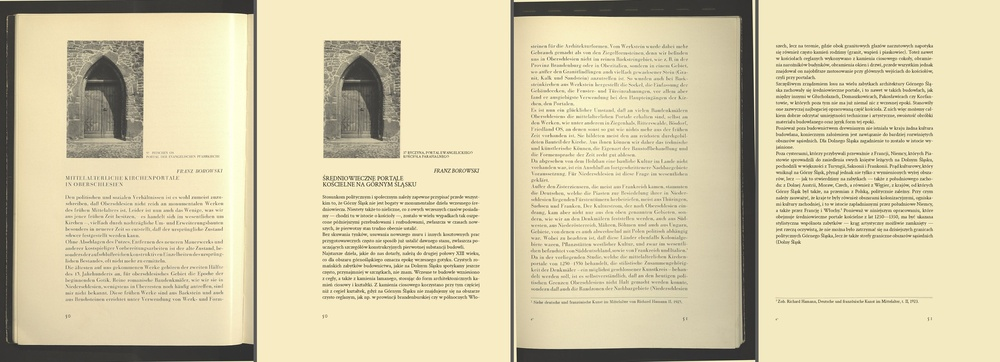
#> input picture examples/0001_render_compare.jpg, 1000 x 362 px, shrunk from 3040 x 1100 before the run
$ python -i illustrations.py   (imports and definitions only)
#> lines starting #> are read from the running program, lines starting #| are printed output that depends on the picture; after the words box and inside, x2 and y2 are one past the last pixel; in counts of white or black regions, pixels touching at a corner belong together
#!/usr/bin/env python3
"""Illustration detection, run *before* any text OCR.

Why this exists: the old pipeline found text blocks first, OCR'd every one of
them, and only afterwards tried to decide that some of that OCR was really a
drawing (a "large region with low OCR confidence" fallback).  On a drawing page
that sent junk such as ``ä faf`` and ``{ LEA l" A`` to translation, and it only
worked for one drawing group.  Here the page is split geometrically first:

1. **Tonal images** (photographs, halftones) - large dark/mid-tone blobs.
2. **Line art** (technical drawings) - everything that is *not* part of a text
   line.  A text line is a row of glyph-sized pieces; anything left over that
   forms a sizeable cluster is an illustration.

Illustration boxes are then masked out of the text analysis, so drawing
fragments never reach OCR, and captions (which are ordinary text lines) are
left to the text pipeline instead of being swallowed by a figure box.

Only geometry and ink statistics are used.  Thresholds are expressed in pixels
for the ~135 DPI sample scans (body glyph height ~8 px, line pitch ~24 px).
"""
import cv2
import numpy as np

from deskew import ink_mask

OUTER_MARGIN = 65      # px, ignore the physical book edge
INNER_MARGIN = 10      # px, gutter side (line art); photos use OUTER on both sides
MERGE_GAP = 40         # px, nearby line-art pieces belong to one figure
MIN_FIGURE_W = 48      # px
MIN_FIGURE_H = 48      # px
MIN_FIGURE_INK = 150   # px of non-text ink


CROP_MARGIN = 10       # px, a crop has no physical book edge to ignore


def edge_margins(side):
    """(left, top, right, bottom) ink-ignore margins, in working px.

    ``L`` / ``R``: a page of an open spread (physical edge outside, gutter inside);
    ``P``: a single whole page (edge on all sides); ``C``: a crop of a page.
    """
    if side == 'L':
        return OUTER_MARGIN, OUTER_MARGIN, INNER_MARGIN, OUTER_MARGIN
    if side == 'R':
        return INNER_MARGIN, OUTER_MARGIN, OUTER_MARGIN, OUTER_MARGIN
    if side == 'C':
        return (CROP_MARGIN,) * 4
    return (OUTER_MARGIN,) * 4


EDGE_MAX_FRAC = 0.15    # the stacked page edges never take more than this of the page width
EDGE_START_FRAC = 0.05  # ... and start within this of the outer border
EDGE_LINE_FRAC = 0.08   # a page-edge line runs unbroken over at least this much of the page height (faint lines break)
EDGE_GAP = 40           # px between neighbouring edge lines (scaled with the page, see book_edge)


# [58 lines left out: functions book_edge, page_ignore_margins, page_margins, not called in this run]


def _is_glyph(h, w, area):
    """Component sized like a printed letter (or a pair of touching letters)."""
    return 4 <= h <= 22 and 2 <= w <= 30 and area >= 6


# [76 lines left out: functions _glyph_stats, text_line_mask, _merge_boxes, not called in this run]


LINE_ART_MAX_TEXT = 0.5  # a candidate whose box holds more text-line ink than this is text, not a drawing


# [41 lines left out: functions _mostly_text, detect_line_art, not called in this run]


GROW_STEP = 2           # px per step when a photograph's box grows over its light parts
GROW_MAX = 200          # px at most per side (a light half of a photo: stone columns, sky)
GROW_NEAR = 12          # a pixel within this of the local paper grey looks like paper
GROW_PAPER_FRAC = 0.4   # a strip with more paper-like pixels than this is paper (or text on paper), not picture
GROW_LOOKAHEAD = 2      # strips: a pale stripe inside a picture this thin is crossed


# [41 lines left out: function grow_halftone, not called in this run]


def detect_tonal_images(rgb, side='L', margins=None):
    """Photographs / halftones: large, dense contours of dark and mid tones, grown over their light parts
    (``grow_halftone``).

    Otsu is deliberately avoided (uneven lighting).  Typical printed text has an
    ink density well below the 0.35 required here.
    """
#> called with side = 'L'
    h, w = rgb.shape[:2]
#> h = 362; w = 1000
    gray = cv2.cvtColor(rgb, cv2.COLOR_RGB2GRAY)
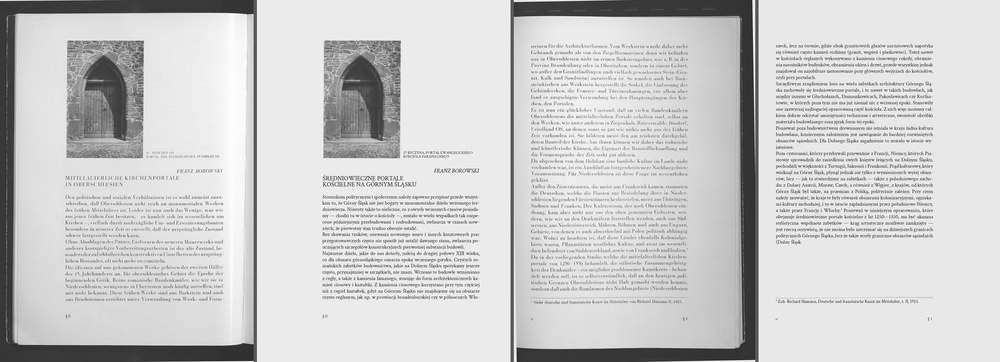
#> gray: shape (362, 1000); min 29, max 253, mean 204.7
    bw = cv2.threshold(gray, 170, 255, cv2.THRESH_BINARY_INV)[1]
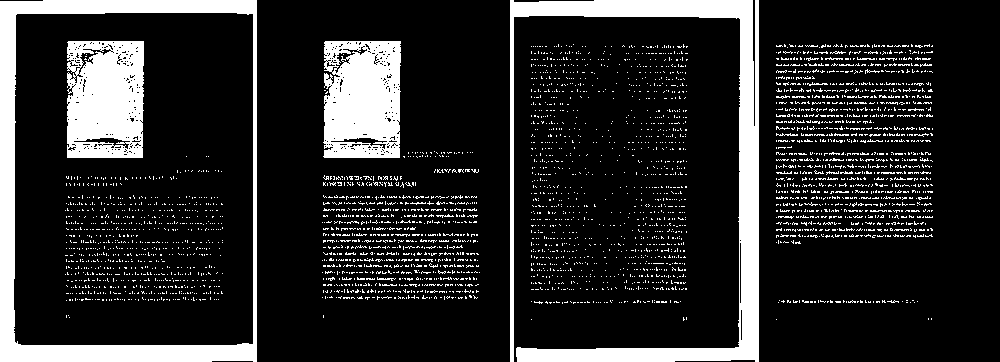
#> bw: shape (362, 1000); 16.1% white; 3494 white regions (3454 under 20 px), largest, box (x1, y1, x2, y2) and area: (510, 0, 759, 362) 15009, (0, 0, 257, 362) 14116, (67, 41, 144, 158) 8065
    ml, mt, mr, mb = margins or edge_margins(side)
    paper = float(np.percentile(gray, 90))
#> paper = 235
    bw[:mt, :] = 0; bw[h - mb:, :] = 0; bw[:, :ml] = 0; bw[:, w - mr:] = 0
#> after `bw[:, :ml] = 0`:
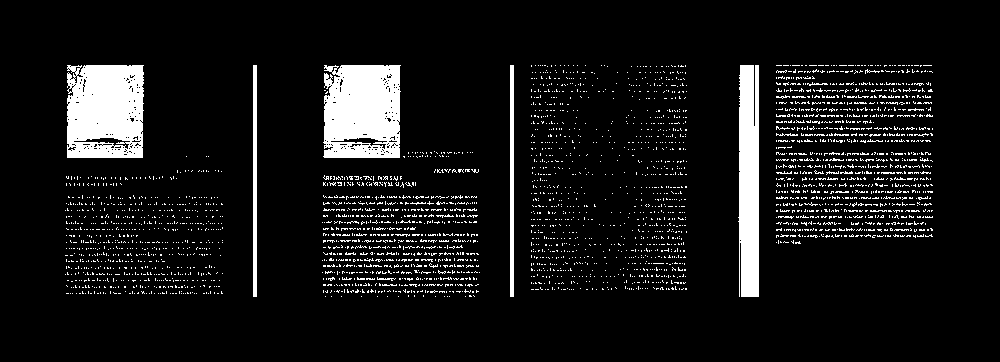
#> bw: shape (362, 1000); 8.5% white; 3160 white regions (3126 under 20 px)
    contours, _ = cv2.findContours(bw, cv2.RETR_EXTERNAL, cv2.CHAIN_APPROX_SIMPLE)
#> contours = 3160 contours, 3155 with area under 20; largest, box (x1, y1, x2, y2) and area: (67, 65, 144, 158) 6781, (323, 65, 401, 158) 6681, (738, 65, 759, 297) 4132, (510, 65, 514, 297) 693, (253, 65, 257, 297) 693
    out = []
    for c in contours:
        x, y, ww, hh = cv2.boundingRect(c)
        if ww < 120 or hh < 120 or ww * hh < w * h * .01:
            continue
        density = float(np.mean(gray[y:y + hh, x:x + ww] < 170))
        if density < .35:
            continue
        box = grow_halftone(gray, [int(x), int(y), int(x + ww), int(y + hh)], paper, (ml, mt, mr, mb))
        out.append({'bbox': [int(v) for v in box], 'ink_density': round(density, 3)})
#> this loop made 3160 passes
#> (x, y, ww, hh) on passes 1 to 3: (465, 296, 1, 1), (449, 296, 1, 1), (447, 296, 1, 1)
#> after the loop, out = []
    return out


# Illustration boxes are masked out of text detection with a small safety margin.
# Photographs leave faint halftone residue just outside the dark-tone contour
# (mostly below it); line art is tight. Captions sit >= ~9 px beside/below a
# figure, so the horizontal margin must stay small.
MASK_PAD = {'tonal': (4, 4), 'line_art': (4, 5)}


# [21 lines left out: functions mask_box, detect_illustrations, not called in this run]

>>> import cv2
>>> picture = cv2.cvtColor(cv2.imread('../../examples/0001_render_compare.jpg'), cv2.COLOR_BGR2RGB)
>>> result = detect_tonal_images(picture)
#> result = []
